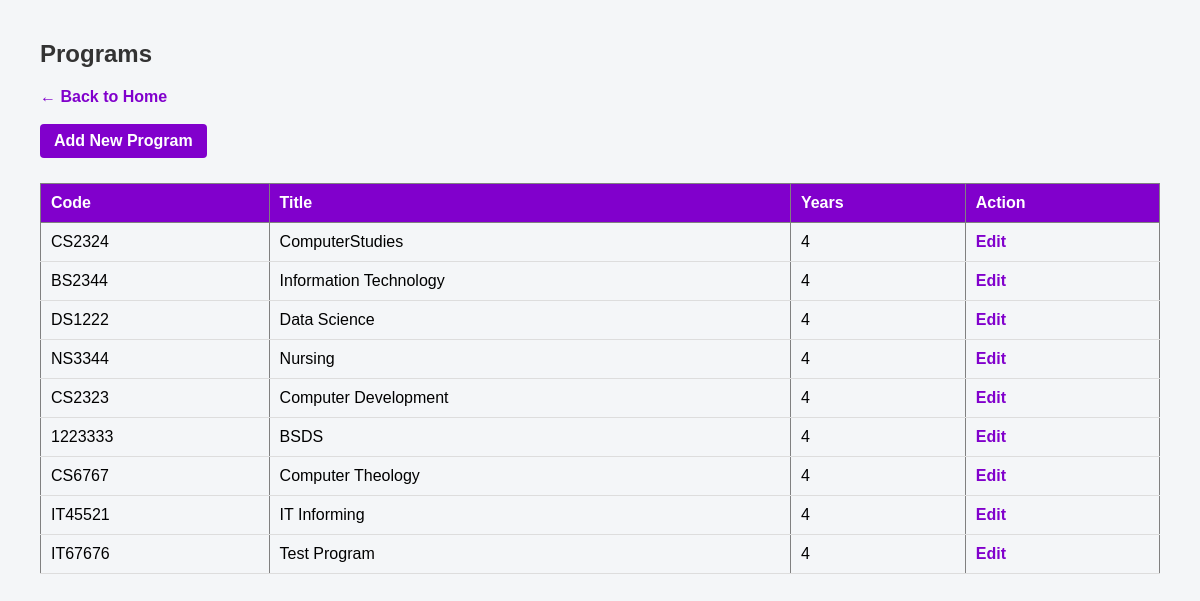
The page /index.php?controller=program&action=list (signed in) on the database its author committed.
### tables this page shows
CREATE TABLE `program` (
  `program_id` int(11) NOT NULL,
  `code` varchar(20) NOT NULL,
  `title` varchar(150) NOT NULL,
  `years` int(11) NOT NULL
);

### app/Core/Controller.php (called while the page is built, shortened)
<?php
class Controller
{
    protected function view($view, $data = [])
    {
        extract($data);
        require_once __DIR__ . "/../Views/" . $view . ".php";
    }
}

### app/Controllers/ProgramController.php (called while the page is built, shortened)
<?php
class ProgramController extends Controller
{
    public function list()
    {
        $role = SessionManager::get('account_type') ?? 'guest';
        $programModel = new Program();
        $programs = $programModel->getAll();
        $this->view('programs/list', [
            'programs' => $programs,
            'role' => $role
        ]);
    }
}

### public/index.php (called while the page is built, shortened)
<?php
require_once __DIR__ . '/../app/Core/Autoloader.php';
$action = $_GET['action'] ?? 'login';
$controller = new $controllerClass();
$controller->$action();

### app/Core/SessionManager.php (called while the page is built, shortened)
<?php
class SessionManager
{
    public static function get(string $key)
    {
        return $_SESSION[$key] ?? null;
    }
}

### app/Core/Autoloader.php (called while the page is built, shortened)
<?php
spl_autoload_register(function ($class) {
    $prefix = 'App\\';
    $base_dir = __DIR__ . '/../../app/';
    $len = strlen($prefix);
    $relative_class = substr($class, $len);
    $file = $base_dir . str_replace('\\', '/', $relative_class) . '.php';
});

### app/Core/Database.php (called while the page is built, shortened)
<?php
class Database
{
    private static ?mysqli $connection = null;
    public static function connect(): mysqli
    {
        if (self::$connection === null) {
            self::$connection = new mysqli(
                "localhost",
                "root",
                "",
                "school",
                3307
            );
        }
        return self::$connection;
    }
}

### app/Models/Program.php (called while the page is built, shortened)
<?php
class Program
{
    private $conn;
    private $table = "program";
    public function __construct()
    {
        $this->conn = Database::connect();
    }
    public function getAll()
    {
        $result = $this->conn->query("SELECT * FROM {$this->table}");
        return $result->fetch_all(MYSQLI_ASSOC);
    }
}

### app/Views/programs/list.php (the view, shortened to what this page needs)
<!DOCTYPE html>
<html>
<head>
</head>
<body>
<h2>Programs</h2>
<a href="index.php?controller=home&action=index">
← Back to Home
</a>
<br><br>
<?php if (in_array($role, ['admin','staff'])): ?>
    <a class="btn" href="index.php?controller=program&action=new">
        Add New Program
    </a>
<?php endif; ?>
<table border="1" cellpadding="8">
<tr>
    <th>Code</th>
    <th>Title</th>
    <th>Years</th>
    <th>Action</th>
</tr>
<?php foreach ($programs as $row): ?>
<tr>
    <td><?= htmlspecialchars($row['code']) ?></td>
    <td><?= htmlspecialchars($row['title']) ?></td>
    <td><?= htmlspecialchars($row['years']) ?></td>
    <td>
        <?php if (in_array($role, ['admin','staff'])): ?>
            <a href="index.php?controller=program&action=edit&program_id=<?= $row['program_id'] ?>">
                Edit
            </a>
        <?php endif; ?>
    </td>
</tr>
<?php endforeach; ?>
</table>
</body>
</html>

### app/Views/programs/list.php (style rules this page uses)
body { font-family: Arial, sans-serif; background-color: #f4f6f8; margin: 0; padding: 40px; }
h1, h2 { margin-top: 0; color: #333; }
a { text-decoration: none; color: #8100cc; font-weight: bold; }
.btn { display: inline-block; padding: 8px 14px; background-color: #8100cc; color: white; border-radius: 4px; margin-bottom: 15px; }
table { width: 100%; border-collapse: collapse; margin-top: 10px; }
th { background-color: #8100cc; color: white; text-align: left; padding: 10px; }
td { padding: 10px; border-bottom: 1px solid #ddd; }

### rows shown on the page
program: code "CS2324", title "ComputerStudies", years "4"
program: code "BS2344", title "Information Technology", years "4"
program: code "DS1222", title "Data Science", years "4"
program: code "NS3344", title "Nursing", years "4"
program: code "CS2323", title "Computer Development", years "4"
program: code "1223333", title "BSDS", years "4"
program: code "CS6767", title "Computer Theology", years "4"
program: code "IT45521", title "IT Informing", years "4"
program: code "IT67676", title "Test Program", years "4"
